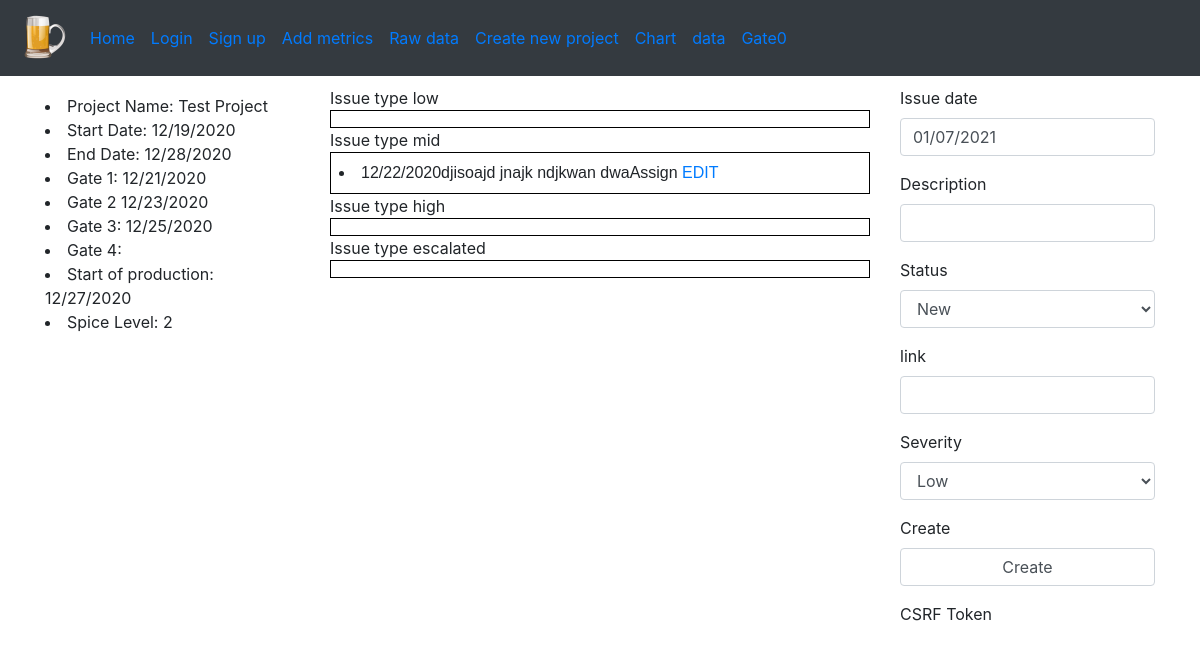
The page / on the database its author committed.
### spice_status/models/project_models.py (models this page shows)
class Project(db.Model):
    id = db.Column(db.Integer, primary_key=True)
    start_date = db.Column(db.String)
    end_date = db.Column(db.String)
    name = db.Column(db.String)
    gate_1 = db.Column(db.String)
    gate_2 = db.Column(db.String)
    gate_3 = db.Column(db.String)
    sop = db.Column(db.String)
    spice_level = db.Column(db.String)
    risks = db.Column(db.String)
    low_issues = db.Column(db.String)
    high_issues = db.Column(db.String)

### spice_status/models/issue_models.py (models this page shows)
class Issue(db.Model):
    id = db.Column(db.Integer, primary_key=True)
    date = db.Column(db.String, default=(datetime.utcnow().strftime("%m/%d/%Y")))
    description = db.Column(db.String)
    status = db.Column(db.String)
    link = db.Column(db.String, default='')
    severity = db.Column(db.String)

### spice_status/views/main_views.py (the view, shortened to what this page needs)
@bp_main.route('/', methods=['GET', 'POST'])
def home():
    form = IssueForm()
    return render_template('status_page.html', form=form, low=get_issue_low(), mid=get_issue_mid(),
                           high=get_issue_high(), esca=get_issue_escalated(), project=get_project())

### spice_status/forms/issue_form.py
class IssueForm(FlaskForm):
    date = StringField('Issue date', default=(datetime.utcnow().strftime("%m/%d/%Y")), validators=[DataRequired()])
    description = StringField('Description', validators=[Length(min=15), DataRequired()])
    status = SelectField('Status', choices=['New', 'Assign', 'WIP', 'In Review', 'Closed'],
                         validators=[DataRequired()])
    link = StringField('link')
    severity = SelectField('Severity', choices=['Low', 'Mid', 'High', 'Escalated'],
                           validators=[DataRequired()])
    submit = SubmitField("Create")

### spice_status/models/issue_models.py (called while the page is built)
def get_issue_low():
    return Issue.query.filter_by(severity='Low').all()

def get_issue_mid():
    return Issue.query.filter_by(severity='Mid').all()

def get_issue_high():
    return Issue.query.filter_by(severity='High').all()

def get_issue_escalated():
    return Issue.query.filter_by(severity='Escalated').all()

### spice_status/models/project_models.py (called while the page is built)
def get_project():
    return Project.query.first()

### spice_status/templates/status_page.html (shortened to what this page needs)
{% extends "partials/_three_column.html" %}
{% from "macros/form_field_macros.html" import render_field %}
{% block lside %}
<li>Project Name: {{ project.name }}</li>
<li>Start Date: {{ project.start_date }}</li>
<li>End Date: {{ project.end_date }}</li>
<li>Gate 1: {{ project.gate_1 }}</li>
<li>Gate 2 {{ project.gate_2 }}</li>
<li>Gate 3: {{ project.gate_3 }}</li>
<li>Gate 4: {{ project.gate_4 }}</li>
<li>Start of production: {{ project.sop }}</li>
<li>Spice Level: {{ project.spice_level }}</li>
{% endblock %}
{% block main_content %}
<table>
    <tr>
        <td>
        </td>
    </tr>
</table>
<table>
    <tr>
        <td>
            {% for item in mid %}
            <li>{{ item.date }}{{ item.description }}{{ item.status }} <a href="{{url_for('issue.edit', issue_id=item.id)}}">EDIT</a></li>
            {% endfor %}
        </td>
    </tr>
</table>
<table>
    <tr>
        <td>
        </td>
    </tr>
</table>
<table>
    <tr>
        <td>
        </td>
    </tr>
</table>
{% endblock %}
{% block rside %}
     {% with enctype = True %}
         {% include 'partials/_form.html' %}
    {% endwith %}
{% endblock %}

### spice_status/templates/partials/_base.html (style rules this page uses)
table { font-family: arial, sans-serif; border-collapse: collapse; width: 100%; }
td, th { border: 1px solid #000000; text-align: left; padding: 8px; }

### rows shown on the page
Project: name "Test Project", start_date "12/19/2020", end_date "12/28/2020", gate_1 "12/21/2020", gate_2 "12/23/2020", gate_3 "12/25/2020", sop "12/27/2020", spice_level "2"
Issue: date "12/22/2020", description "djisoajd jnajk ndjkwan dwa", status "Assign"

### other values the page prints
{{ field.label(class="form-label") }} "Issue date" "Description" "Status" "link" "Severity" "Create" "CSRF Token"
